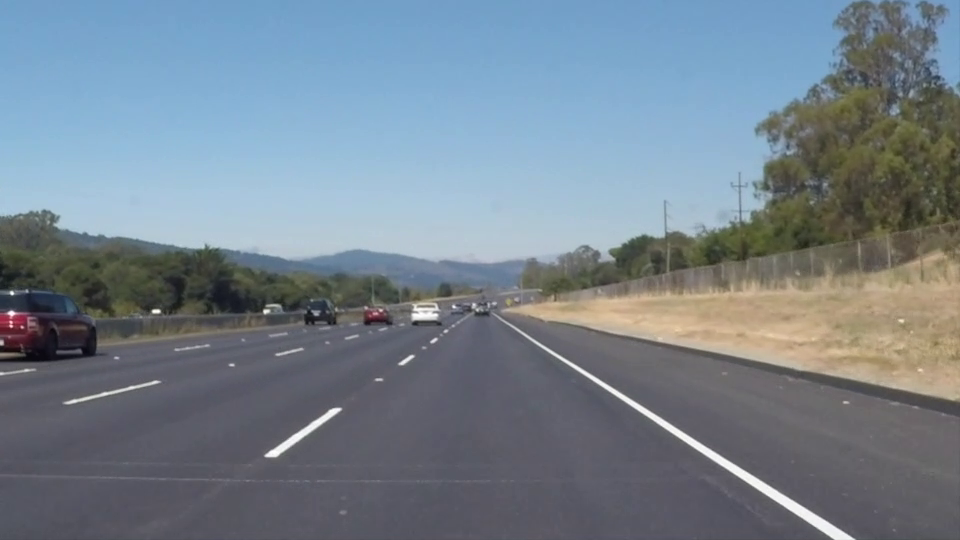
#> input picture frame 22 of data/vid1.mp4, 960 x 540 px
$ python part6.py
#> lines starting #> are read from the running program, lines starting #| are printed output that depends on the picture; pictures that were not available may be replaced by others from this repository, and a replacement may not be noted
#> in display_video, frame is the input picture: shape (540, 960, 3); mean B, G, R 141.9, 130.7, 117.7
#> (key q is pressed here)
### utils/video.py
import cv2
import numpy as np
from .image import grayscale_image
from part5 import calculate_avarage_slope_and_b, draw_line_on_image


def read_video(name):
    cap = cv2.VideoCapture(name)
    return cap


def display_video(cap):
    if (cap.isOpened() == False):
        print("Error opening video stream or file")

    while (cap.isOpened()):
        ret, frame = cap.read()
        if ret == True:
            cv2.imshow('Frame', frame)
            if cv2.waitKey(25) & 0xFF == ord('q'):
                break
        else:
            break

    cap.release()
    cv2.destroyAllWindows()


def canny_func_video(image, threshold1, threshold2):
    gray_image = grayscale_image(image)
    gaussian_blur_image = cv2.GaussianBlur(gray_image, (5, 5), 2)
    median_iamge = cv2.medianBlur(gaussian_blur_image, 5)
    edges = cv2.Canny(image=median_iamge,
                      threshold1=threshold1, threshold2=threshold2)
    return edges


def find_edge_of_mask_vid(image, height, width, threshold1, threshold2):
    edges = canny_func_video(image, threshold1, threshold2)
    polygons = np.array([[0, height], [width, height], [
                        width // 2, height // 1.5]], np.int32)
    mask = np.zeros_like(edges)
    cv2.fillPoly(mask, [polygons], (255, 0, 0))
    masked_vid = cv2.bitwise_and(edges, mask)
    return masked_vid


def better_hough_line_func_vid(image, image_height, image_width, threshold1, threshold2):
    masked_edges = find_edge_of_mask_vid(
        image, image_height, image_width, threshold1, threshold2)
    lines = cv2.HoughLinesP(masked_edges, rho=1, theta=np.pi /
                            180, threshold=120, minLineLength=55, maxLineGap=30)
    left_line, right_line = calculate_avarage_slope_and_b(image, lines)
    left_line_image = draw_line_on_image(image, left_line)
    line_image = draw_line_on_image(left_line_image, right_line)
    return line_image

### utils/image.py
import cv2


def read_image(name):
    image = cv2.imread(name)
    return image


def grayscale_image(image):
    grayscale_image = cv2.cvtColor(image, cv2.COLOR_BGR2GRAY)
    return grayscale_image


def resize_image(image):
    resized_image = cv2.resize(image, (600, 600))
    return resized_image


# [4 lines left out: function show_image, not called in this run]

### part5.py
import cv2
import numpy as np
from utils.image import (read_image, resize_image, show_image)
from part3 import find_edge_of_mask_img


def make_coordinates(image, line_parameters):
    try:
        slope, b = line_parameters
    except TypeError:
        slope, b = 0.0001, 0

    y1 = image.shape[0]
    y2 = int(y1*(3.57 / 5))
    x1 = int((y1 - b)/slope)
    x2 = int((y2 - b)/slope)

    return np.array([x1, y1, x2, y2])


def calculate_avarage_slope_and_b(image, lines):
    left_fit = []
    right_fit = []
    if lines is not None:
        for line in lines:
            x1, y1, x2, y2 = line.reshape(4)
            parameters = np.polyfit((x1, x2), (y1, y2), 1)
            slope = parameters[0]
            b = parameters[1]
            if slope < 0:
                left_fit.append((slope, b))
            else:
                right_fit.append((slope, b))

    left_fit_avarage = np.average(left_fit, axis=0)
    right_fit_avarage = np.average(right_fit, axis=0)
    left_line = make_coordinates(image, left_fit_avarage)
    right_line = make_coordinates(image, right_fit_avarage)
    return np.array([left_line, right_line])


def draw_line_on_image(image, coordinates):
    final_line_image = np.copy(image)
    result = cv2.line(final_line_image, (coordinates[0], coordinates[1]), (coordinates[2], coordinates[3]),
                      color=(0, 0, 255), thickness=2)
    return result


# [8 lines left out: function better_hough_line_func, not called in this run]


# [9 lines that do not run on import are left out]

### part6.py
import cv2
from utils.video import (read_video, display_video, canny_func_video,
                         find_edge_of_mask_vid, better_hough_line_func_vid)


def canny_algorithm_vid1(cap):
    if (cap.isOpened() == False):
        print("Error opening video stream or file")

    while (cap.isOpened()):
        ret, frame = cap.read()
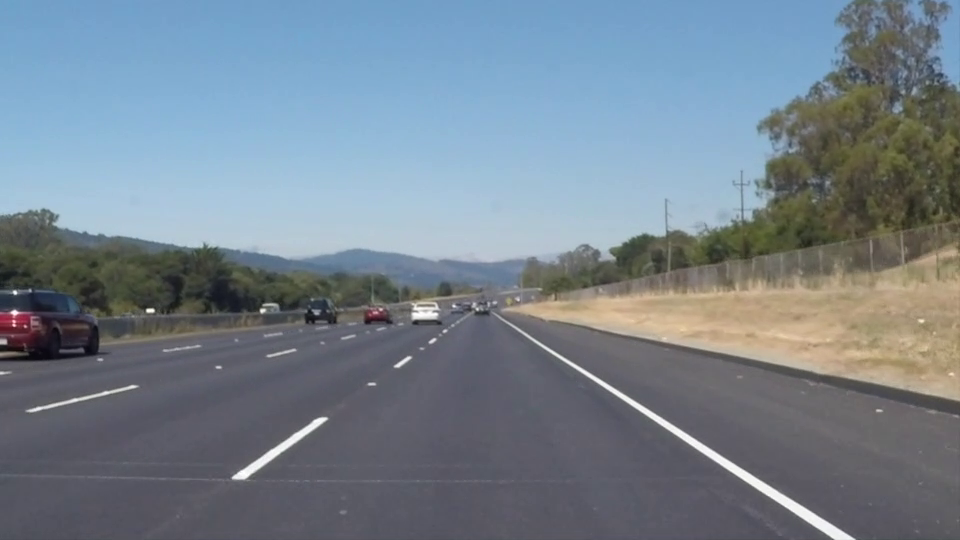
#> input picture frame 23 of data/vid1.mp4, 960 x 540 px
#> frame is the input picture: shape (540, 960, 3); mean B, G, R 142, 130.6, 117.8
        if ret == True:
            edges = canny_func_video(
                image=frame, threshold1=110, threshold2=200)
            cv2.imshow('Frame', edges)
            if cv2.waitKey(25) & 0xFF == ord('q'):
#> (key q is pressed here)
                break
        else:
            break

    cap.release()
    cv2.destroyAllWindows()


def canny_algorithm_vid2(cap):
    if (cap.isOpened() == False):
        print("Error opening video stream or file")

    while (cap.isOpened()):
        ret, frame = cap.read()
        if ret == True:
            edges = canny_func_video(
                image=frame, threshold1=100, threshold2=120)
            cv2.imshow('Frame', edges)
            if cv2.waitKey(25) & 0xFF == ord('q'):
                break
        else:
            break

    cap.release()
    cv2.destroyAllWindows()


def find_edge_of_mask_video1(cap):
    if (cap.isOpened() == False):
        print("Error opening video stream or file")

    while (cap.isOpened()):
        ret, frame = cap.read()
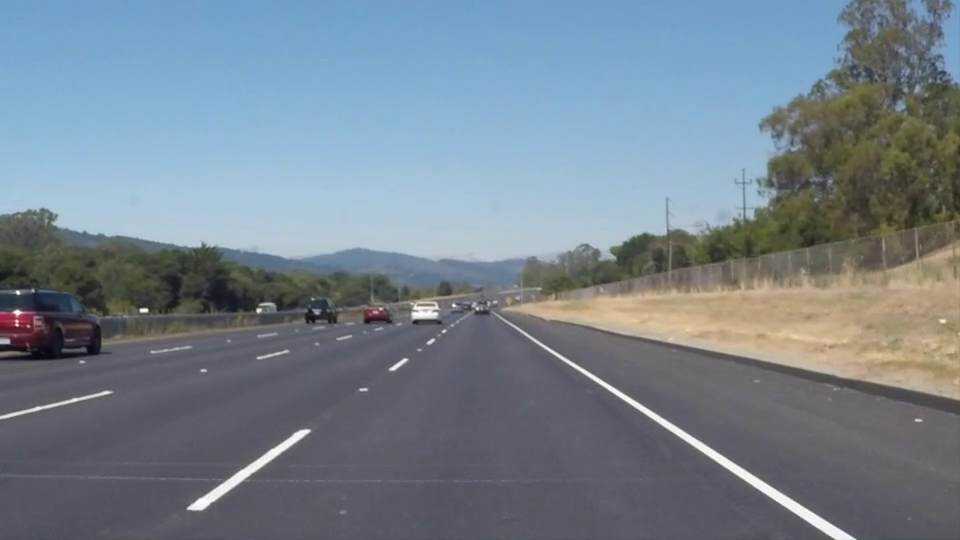
#> input picture frame 24 of data/vid1.mp4, 960 x 540 px
#> frame is the input picture: shape (540, 960, 3); mean B, G, R 142, 130.8, 117.9
        if ret == True:
            width = int(cap.get(3))
            height = int(cap.get(4))
            edges = find_edge_of_mask_vid(frame, height, width, 110, 200)
            cv2.imshow('Frame', edges)

            if cv2.waitKey(25) & 0xFF == ord('q'):
#> (key q is pressed here)
                break
        else:
            break

    cap.release()
    cv2.destroyAllWindows()


def find_edge_of_mask_video2(cap):
    if (cap.isOpened() == False):
        print("Error opening video stream or file")

    while (cap.isOpened()):
        ret, frame = cap.read()
        if ret == True:
            width = int(cap.get(3))
            height = int(cap.get(4))
            edges = find_edge_of_mask_vid(frame, height, width, 50, 80)
            cv2.imshow('Frame', edges)

            if cv2.waitKey(25) & 0xFF == ord('q'):
                break
        else:
            break

    cap.release()
    cv2.destroyAllWindows()


def better_hough_line_func_video1(cap):
    if (cap.isOpened() == False):
        print("Error opening video stream or file")

    while (cap.isOpened()):
        ret, frame = cap.read()
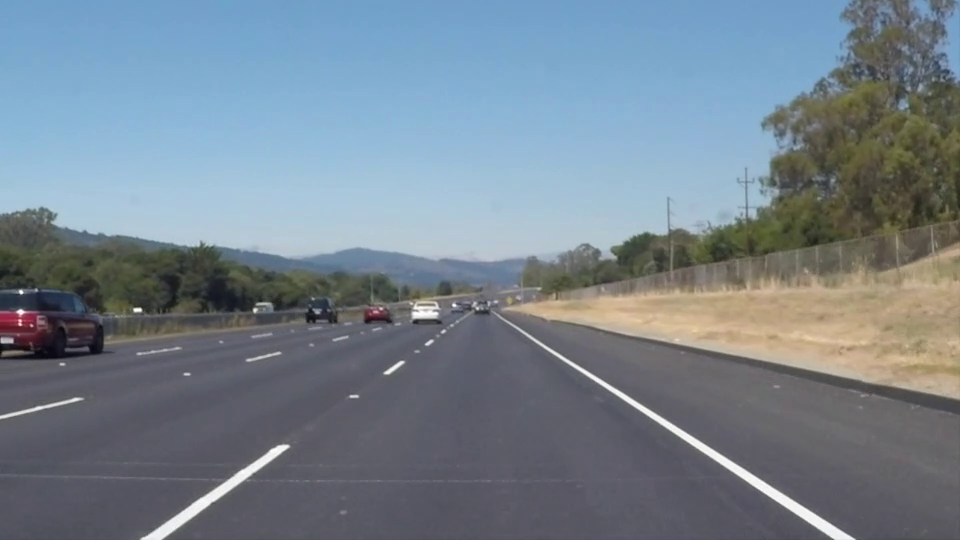
#> input picture frame 25 of data/vid1.mp4, 960 x 540 px
#> frame is the input picture: shape (540, 960, 3); mean B, G, R 142.1, 131, 118
        if ret == True:
            width = int(cap.get(3))
            height = int(cap.get(4))
            lines = better_hough_line_func_vid(frame, height, width, 50, 150)
#> in better_hough_line_func_vid, `lines = cv2.HoughLinesP(masked_edges, rho=1, theta=np.pi / 180, thresh..`: lines = [[675, 433, 832, 539], [162, 539, 289, 447], [700, 442, 854, 538], [141, 538, 279, 445]]
#> the loop in calculate_avarage_slope_and_b, `for line in lines:` made 4 passes
#> (x1, y1, x2, y2, slope, b) on passes 1 to 4: (675, 433, 832, 539, 0.675, -22.73), (162, 539, 289, 447, -0.724, 656.4), (700, 442, 854, 538, 0.623, 5.64), (141, 538, 279, 445, -0.674, 633)
#> after the loop in calculate_avarage_slope_and_b, `for line in lines:`: left_fit = [(-0.724, 656.4), (-0.674, 633)]; right_fit = [(0.675, -22.73), (0.623, 5.64)]
#> in calculate_avarage_slope_and_b, `left_fit_avarage = np.average(left_fit, axis=0)`: left_fit_avarage = [-0.699, 644.7]
#> in calculate_avarage_slope_and_b, `right_fit_avarage = np.average(right_fit, axis=0)`: right_fit_avarage = [0.649, -8.55]
#> in make_coordinates, `slope, b = line_parameters`: slope = -0.699; b = 644.7
#> in make_coordinates, `x1 = int((y1 - b)/slope)`: x1 = 149
#> in make_coordinates, `x2 = int((y2 - b)/slope)`: x2 = 371
#> in calculate_avarage_slope_and_b, `left_line = make_coordinates(image, left_fit_avarage)`: left_line = [149, 540, 371, 385]
#> in calculate_avarage_slope_and_b, `right_line = make_coordinates(image, right_fit_avarage)`: right_line = [844, 540, 606, 385]
#> in better_hough_line_func_vid, `left_line, right_line = calculate_avarage_slope_and_b(image, lines)`: left_line = [149, 540, 371, 385]; right_line = [844, 540, 606, 385]
            cv2.imshow('Frame', lines)

            if cv2.waitKey(25) & 0xFF == ord('q'):
#> (key q is pressed here)
#> (key Esc is pressed here)
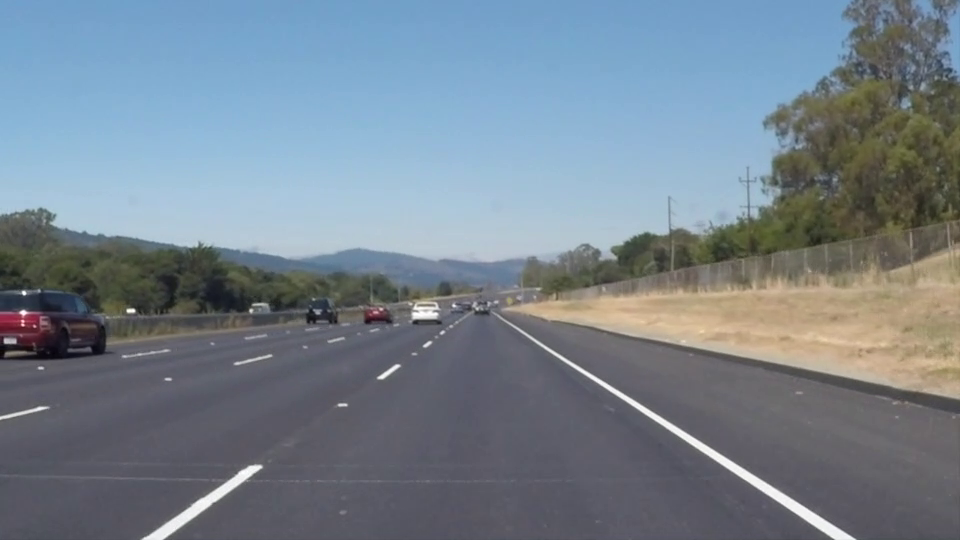
#> input picture frame 26 of data/vid1.mp4, 960 x 540 px, given in place of vid2.mp4, which was not available
#> in canny_algorithm_vid2, frame is the input picture: shape (540, 960, 3); mean B, G, R 142.3, 130.9, 118.2
#> (key q is pressed here)
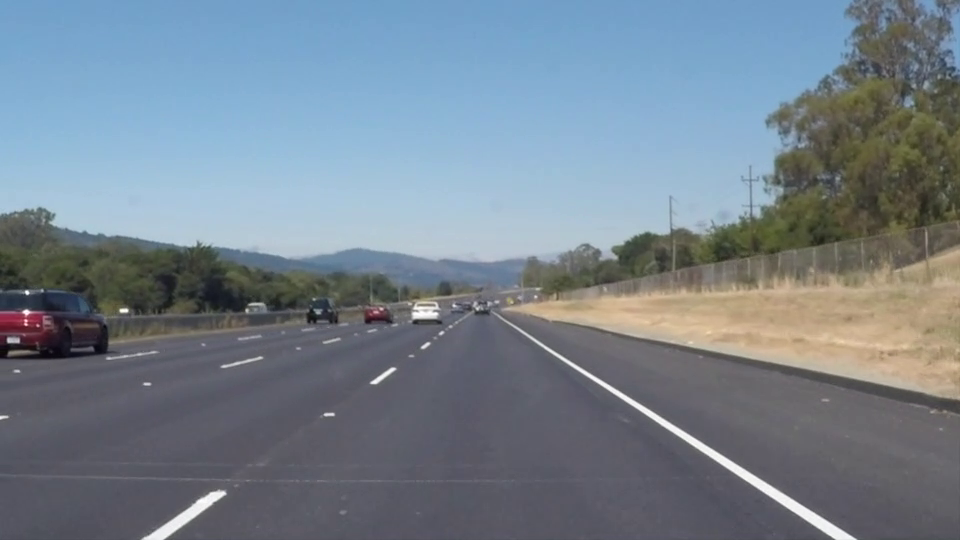
#> input picture frame 27 of data/vid1.mp4, 960 x 540 px, given in place of vid2.mp4, which was not available
#> in find_edge_of_mask_video2, frame is the input picture: shape (540, 960, 3); mean B, G, R 142.3, 130.7, 118
#> (key q is pressed here)
                break
        else:
            break

    cap.release()
    cv2.destroyAllWindows()


def better_hough_line_func_video2(cap):
    if (cap.isOpened() == False):
        print("Error opening video stream or file")

    while (cap.isOpened()):
        ret, frame = cap.read()
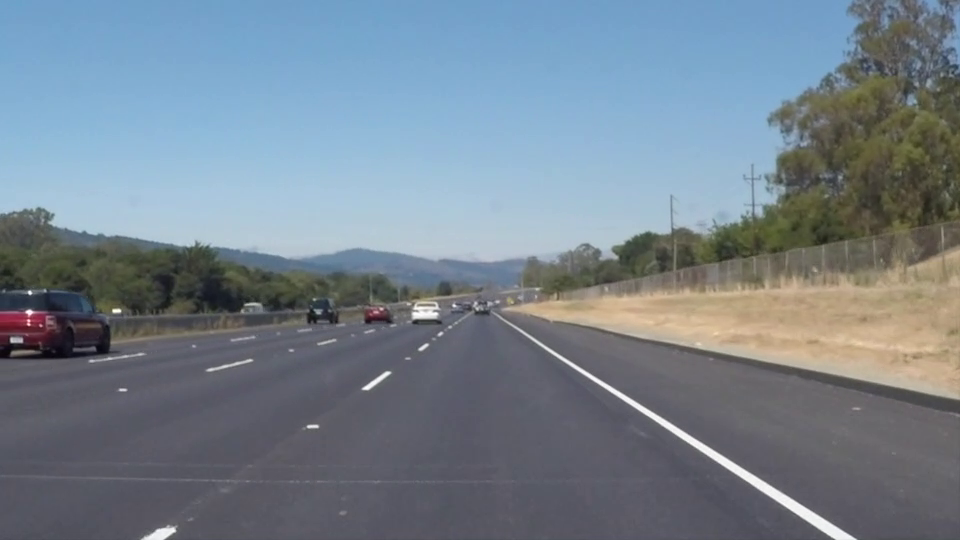
#> input picture frame 28 of data/vid1.mp4, 960 x 540 px, given in place of vid2.mp4, which was not available
#> frame is the input picture: shape (540, 960, 3); mean B, G, R 142.2, 130.7, 117.7
        if ret == True:
            width = int(cap.get(3))
            height = int(cap.get(4))
            lines = better_hough_line_func_vid(frame, height, width, 50, 80)
#> in canny_func_video (call 6), `edges = cv2.Canny(image=median_iamge, threshold1=threshold1, threshold..`:
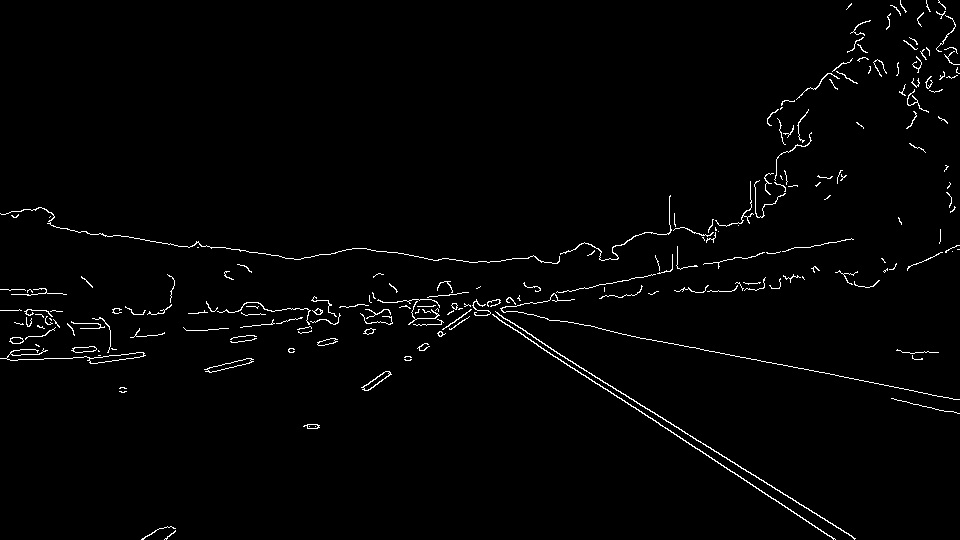
#> edges: shape (540, 960); 1.6% white in thin lines or dots
#> the loop in calculate_avarage_slope_and_b (call 2), `for line in lines:` made 2 passes
#> (x1, y1, x2, y2, slope, b) on passes 1 to 2: (668, 430, 835, 539, 0.653, -6), (704, 444, 855, 538, 0.623, 5.75)
            cv2.imshow('Frame', lines)

            if cv2.waitKey(25) & 0xFF == ord('q'):
#> (key q is pressed here)
                break
        else:
            break

    cap.release()
    cv2.destroyAllWindows()


if __name__ == '__main__':
    ################ VIDEO 1 ##########################
    vid1 = read_video('data/vid1.mp4')
    display_video(vid1)
    canny_algorithm_vid1(vid1)
    find_edge_of_mask_video1(vid1)
    better_hough_line_func_video1(vid1)

    ################ VIDEO 2 ##########################
    vid2 = read_video('data/vid2.mp4')
    display_video(vid2)
    canny_algorithm_vid2(vid2)
    find_edge_of_mask_video2(vid2)
    better_hough_line_func_video2(vid2)
